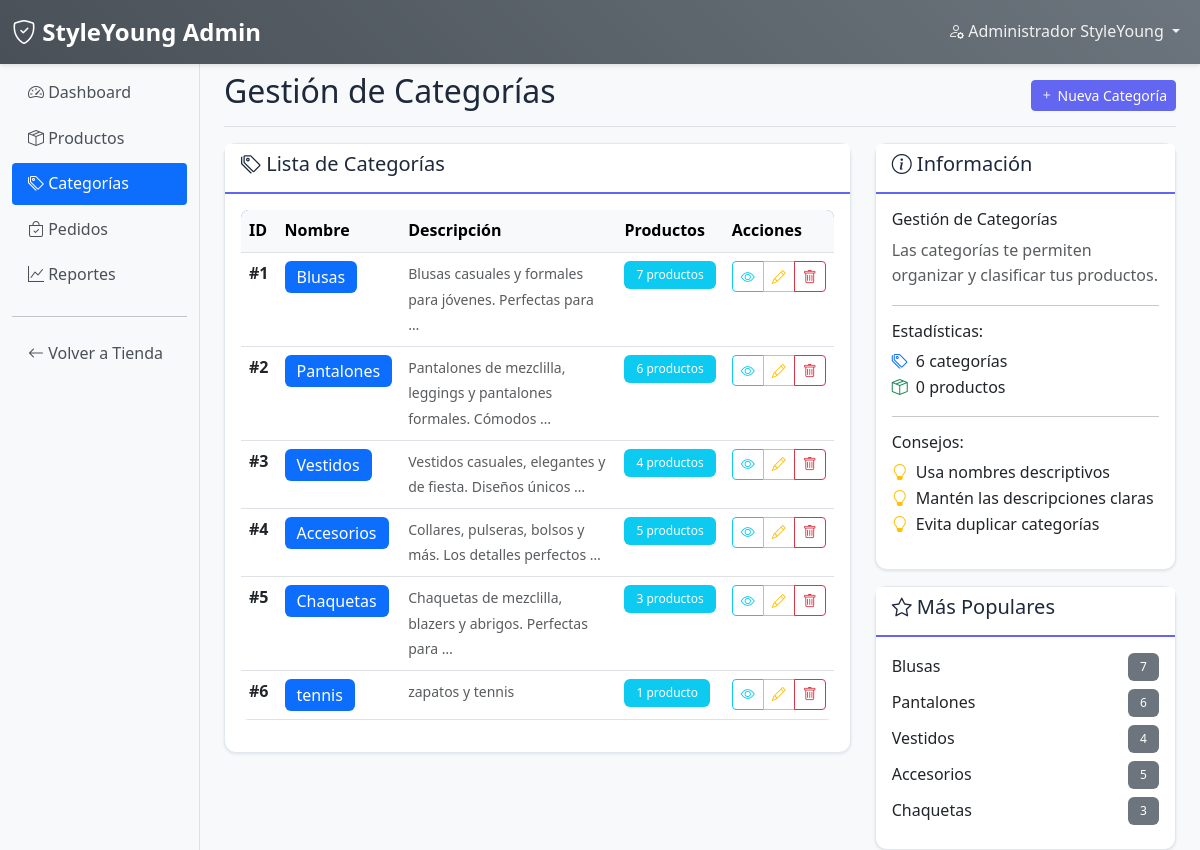
/es/admin-panel/categorias/ (signed in), run on the app's committed database.
### usuarios/models.py (models this page shows, shortened)
class Usuario(AbstractUser):
    nombre = models.CharField(max_length=100)
    email = models.EmailField(unique=True)
    direccion = models.CharField(max_length=255, blank=True)
    telefono = models.CharField(max_length=15, blank=True)
    USERNAME_FIELD = 'email'
    REQUIRED_FIELDS = ['nombre', 'username']  # username necesario para createsuperuser
    class Meta:
        verbose_name = "Usuario"
        verbose_name_plural = "Usuarios"

### tienda/models.py (models this page shows, shortened)
class Categoria(models.Model):
    nombre = models.CharField(max_length=50)
    descripcion = models.TextField()
    class Meta:
        verbose_name = "Categoría"
        verbose_name_plural = "Categorías"

### tienda/views.py (the view)
# urls.py: path('admin-panel/categorias/', views.admin_categorias, name='admin_categorias'),
@user_passes_test(es_admin)
def admin_categorias(request):
    categorias = Categoria.objects.all()
    return render(request, 'admin/categorias_crud.html', {
        'categorias': categorias
    })

### tienda/context_processors.py (called while the page is built)
def clima_context(request):
    clima = ClimaService.obtener_clima()
    return {
        'clima_actual': clima
    }

### tienda/views.py (called while the page is built)
def es_admin(user):
    return user.is_staff

### templates/admin/categorias_crud.html (shortened to what this page needs)
{% extends 'admin/base_admin.html' %}
{% block page_title %}Gestión de Categorías{% endblock %}
{% block page_actions %}
<button class="btn btn-primary btn-sm" data-bs-toggle="modal" data-bs-target="#addCategoriaModal">
    <i class="bi bi-plus"></i> Nueva Categoría
</button>
{% endblock %}
{% block content %}
<div class="row">
    <div class="col-lg-8">
        <div class="card">
            <div class="card-header">
                <h5><i class="bi bi-tags"></i> Lista de Categorías</h5>
            </div>
            <div class="card-body">
                {% if categorias %}
                <div class="table-responsive">
                    <table class="table table-hover">
                        <thead class="table-light">
                            <tr>
                                <th>ID</th>
                                <th>Nombre</th>
                                <th>Descripción</th>
                                <th>Productos</th>
                                <th>Acciones</th>
                            </tr>
                        </thead>
                        <tbody>
                            {% for categoria in categorias %}
                            <tr>
                                <td><strong>#{{ categoria.id }}</strong></td>
                                <td>
                                    <span class="badge bg-primary fs-6">{{ categoria.nombre }}</span>
                                </td>
                                <td>
                                    <small class="text-muted">
                                        {{ categoria.descripcion|truncatewords:8 }}
                                    </small>
                                </td>
                                <td>
                                    <span class="badge bg-info">
                                        {{ categoria.producto_set.count }} producto{{ categoria.producto_set.count|pluralize }}
                                    </span>
                                </td>
                                <td>
                                    <div class="btn-group" role="group">
                                        <a href="{% url 'tienda:productos' %}?categoria={{ categoria.id }}"
                                           class="btn btn-outline-info btn-sm" title="Ver productos">
                                            <i class="bi bi-eye"></i>
                                        </a>
                                        <button class="btn btn-outline-warning btn-sm"
                                                title="Editar"
                                                onclick="editCategoria({{ categoria.id }}, '{{ categoria.nombre }}', '{{ categoria.descripcion }}')">
                                            <i class="bi bi-pencil"></i>
                                        </button>
                                        <button class="btn btn-outline-danger btn-sm"
                                                title="Eliminar"
                                                onclick="confirmDeleteCategoria({{ categoria.id }}, '{{ categoria.nombre }}')">
                                            <i class="bi bi-trash"></i>
                                        </button>
                                    </div>
                                </td>
                            </tr>
                            {% endfor %}
                        </tbody>
                    </table>
                </div>
                {% endif %}
            </div>
        </div>
    </div>
    <div class="col-lg-4">
        <div class="card">
            <div class="card-header">
                <h5><i class="bi bi-info-circle"></i> Información</h5>
            </div>
            <div class="card-body">
                <h6>Gestión de Categorías</h6>
                <p class="text-muted">Las categorías te permiten organizar y clasificar tus productos.</p>
                <hr>
                <h6>Estadísticas:</h6>
                <ul class="list-unstyled">
                    <li><i class="bi bi-tags text-primary me-1"></i> {{ categorias|length }} categoría{{ categorias|length|pluralize }}</li>
                    <li><i class="bi bi-box-seam text-success me-1"></i> {{ total_productos|default:0 }} producto{{ total_productos|default:0|pluralize }}</li>
                </ul>
                <hr>
                <h6>Consejos:</h6>
                <ul class="list-unstyled">
                    <li><i class="bi bi-lightbulb text-warning me-1"></i> Usa nombres descriptivos</li>
                    <li><i class="bi bi-lightbulb text-warning me-1"></i> Mantén las descripciones claras</li>
                    <li><i class="bi bi-lightbulb text-warning me-1"></i> Evita duplicar categorías</li>
                </ul>
            </div>
        </div>
        <div class="card mt-3">
            <div class="card-header">
                <h5><i class="bi bi-star"></i> Más Populares</h5>
            </div>
            <div class="card-body">
                {% if categorias %}
                {% for categoria in categorias|slice:":5" %}
                <div class="d-flex justify-content-between align-items-center mb-2">
                    <span>{{ categoria.nombre }}</span>
                    <span class="badge bg-secondary">{{ categoria.producto_set.count }}</span>
                </div>
                {% endfor %}
                {% else %}
                <p class="text-muted">No hay datos disponibles.</p>
                {% endif %}
            </div>
        </div>
    </div>
</div>
{% endblock %}

### templates/admin/base_admin.html (shortened to what this page needs)
{% load static %}
{% load i18n %}
<!DOCTYPE html>
<html lang="{{ LANGUAGE_CODE }}">
<head>
    <link href="https://cdn.jsdelivr.net/npm/bootstrap@5.3.0/dist/css/bootstrap.min.css" rel="stylesheet">
    <link href="https://cdn.jsdelivr.net/npm/bootstrap-icons@1.10.0/font/bootstrap-icons.css" rel="stylesheet">
    <link href="{% static 'css/styles.css' %}" rel="stylesheet">
</head>
<body class="bg-light">
    <nav class="navbar navbar-expand-lg navbar-dark navbar-admin fixed-top">
        <div class="container-fluid">
            <a class="navbar-brand fw-bold" href="{% url 'tienda:admin_dashboard' %}">
                <i class="bi bi-shield-check"></i> StyleYoung Admin
            </a>
            <div class="navbar-nav ms-auto">
                <div class="nav-item dropdown">
                    <a class="nav-link dropdown-toggle" href="#" role="button" data-bs-toggle="dropdown">
                        <i class="bi bi-person-gear"></i> {{ user.nombre|default:user.username }}
                    </a>
                </div>
            </div>
        </div>
    </nav>
    <div class="container-fluid">
        <div class="row">
            <nav id="sidebarMenu" class="col-md-3 col-lg-2 d-md-block sidebar collapse position-fixed" style="top: 56px; z-index: 100;">
                <div class="position-sticky pt-3">
                    <ul class="nav flex-column">
                        <li class="nav-item">
                            <a class="nav-link {% if request.resolver_match.url_name == 'admin_dashboard' %}active{% endif %}"
                               href="{% url 'tienda:admin_dashboard' %}">
                                <i class="bi bi-speedometer2"></i> Dashboard
                            </a>
                        </li>
                        <li class="nav-item">
                            <a class="nav-link {% if request.resolver_match.url_name == 'admin_productos' %}active{% endif %}"
                               href="{% url 'tienda:admin_productos' %}">
                                <i class="bi bi-box-seam"></i> Productos
                            </a>
                        </li>
                        <li class="nav-item">
                            <a class="nav-link {% if request.resolver_match.url_name == 'admin_categorias' %}active{% endif %}"
                               href="{% url 'tienda:admin_categorias' %}">
                                <i class="bi bi-tags"></i> Categorías
                            </a>
                        </li>
                        <li class="nav-item">
                            <a class="nav-link {% if request.resolver_match.url_name == 'admin_pedidos' %}active{% endif %}"
                               href="{% url 'tienda:admin_pedidos' %}">
                                <i class="bi bi-bag-check"></i> Pedidos
                            </a>
                        </li>
                        <li class="nav-item">
                            <a class="nav-link {% if request.resolver_match.url_name == 'admin_reportes' %}active{% endif %}"
                               href="{% url 'tienda:admin_reportes' %}">
                                <i class="bi bi-graph-up"></i> Reportes
                            </a>
                        </li>
                        <hr>
                        <li class="nav-item">
                            <a class="nav-link" href="{% url 'tienda:home' %}">
                                <i class="bi bi-arrow-left"></i> Volver a Tienda
                            </a>
                        </li>
                    </ul>
                </div>
            </nav>
            <main class="col-md-9 ms-sm-auto col-lg-10 px-md-4 main-content" style="margin-top: 56px;">
                <div class="d-flex justify-content-between flex-wrap flex-md-nowrap align-items-center pt-3 pb-2 mb-3 border-bottom">
                    <h1 class="h2">{% block page_title %}Panel Administrativo{% endblock %}</h1>
                    <div class="btn-toolbar mb-2 mb-md-0">
                        {% block page_actions %}{% endblock %}
                    </div>
                </div>
                {% block content %}{% endblock %}
            </main>
        </div>
    </div>
</body>
</html>

### static/css/styles.css (style rules this page uses)
:root { --primary-color: #6366f1; --primary-dark: #4f46e5; --secondary-color: #ec4899; --success-color: #10b981; --danger-color: #ef4444; --warning-color: #f59e0b; --info-color: #3b82f6; --light-bg: #f8fafc; --dark-text: #1e293b; --gray-text: #64748b; --border-color: #e2e8f0; --white: #ffffff; }
body { font-family: 'Segoe UI', Tahoma, Geneva, Verdana, sans-serif; color: var(--dark-text); background-color: var(--light-bg); line-height: 1.6; }
.navbar { background: linear-gradient(135deg, var(--primary-color) 0%, var(--primary-dark) 100%); box-shadow: 0 2px 4px rgba(0,0,0,0.1); }
.navbar-brand { font-weight: 700; font-size: 1.5rem; color: var(--white) !important; }
.navbar-nav .nav-link { color: rgba(255, 255, 255, 0.9) !important; font-weight: 500; transition: color 0.3s ease; }
.btn-primary { background-color: var(--primary-color); border-color: var(--primary-color); transition: all 0.3s ease; }
.card { border: 1px solid var(--border-color); border-radius: 12px; box-shadow: 0 1px 3px rgba(0, 0, 0, 0.1); transition: all 0.3s ease; background-color: var(--white); }
.card-header { background-color: var(--white); border-bottom: 2px solid var(--primary-color); font-weight: 600; color: var(--dark-text); }
.table { background-color: var(--white); border-radius: 8px; overflow: hidden; }
.table thead { background-color: var(--primary-color); color: var(--white); }
.badge { padding: 0.5rem 0.75rem; font-weight: 500; border-radius: 6px; }

### templates/admin/base_admin.html (style rules this page uses)
.sidebar { min-height: 100vh; }
.main-content { margin-left: 0; }
@media (min-width: 768px) { .main-content { margin-left: 250px; } }
.navbar-admin { background: linear-gradient(45deg, #495057, #6c757d); }
.sidebar { background: #f8f9fa; border-right: 1px solid #dee2e6; }
.sidebar .nav-link { color: #495057; border-radius: 0.25rem; margin-bottom: 0.25rem; }
.sidebar .nav-link.active { background-color: #0d6efd; color: white; }

### data on the page
Usuario: nombre "Administrador StyleYoung"
Categoria: id "1", nombre "Blusas", descripcion "Blusas casuales y formales para jóvenes. Perfectas para …", producto_set.count "7"
Categoria: id "2", nombre "Pantalones", descripcion "Pantalones de mezclilla, leggings y pantalones formales. Cómodos …", producto_set.count "6"
Categoria: id "3", nombre "Vestidos", descripcion "Vestidos casuales, elegantes y de fiesta. Diseños únicos …", producto_set.count "4"
Categoria: id "4", nombre "Accesorios", descripcion "Collares, pulseras, bolsos y más. Los detalles perfectos …", producto_set.count "5"
Categoria: id "5", nombre "Chaquetas", descripcion "Chaquetas de mezclilla, blazers y abrigos. Perfectas para …", producto_set.count "3"
Categoria: id "6", nombre "tennis", descripcion "zapatos y tennis", producto_set.count "1"

### other printed values
{{ categorias|length }} "6"
{{ total_productos|default:0 }} "0"
